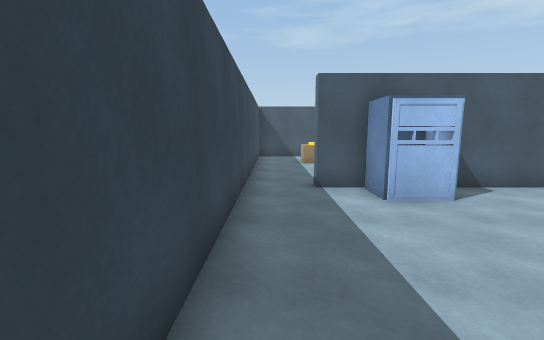
view 1 (above)

19 first-person views from a walk through a 3-D level made in the Unity game engine. The camera is 1.5 m above the floor, tilts 8° down and sees 90° across. The floor is counted in squares, 1 m on a side. Each view is taken from the middle of a square. On the plan, view 1 faces up. The plan holds only what a view shows up to about 14 squares ahead; the rest is blank. The place goes on beyond the plan. The player is left out.

view 2
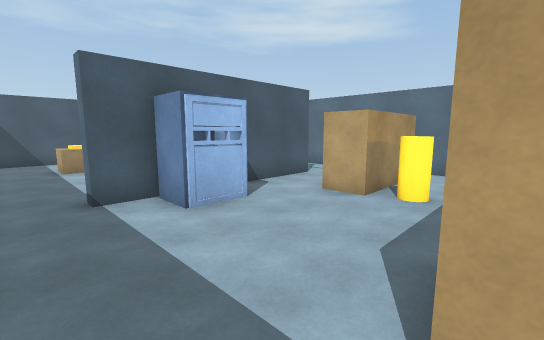

view 3
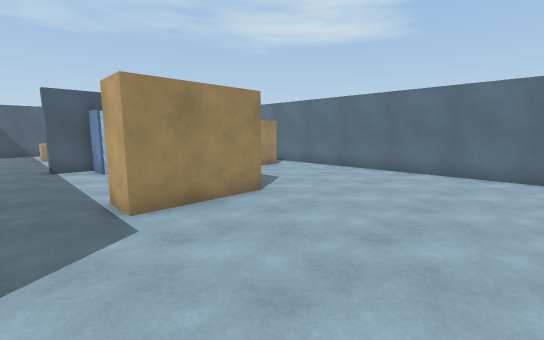

view 4
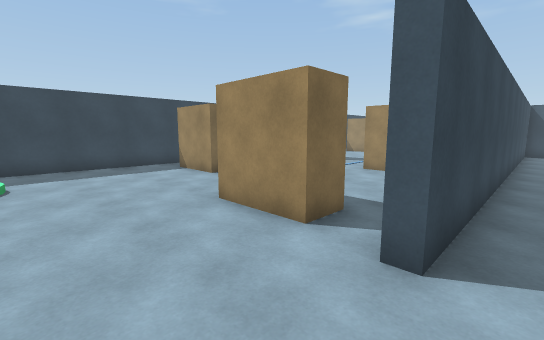

view 5
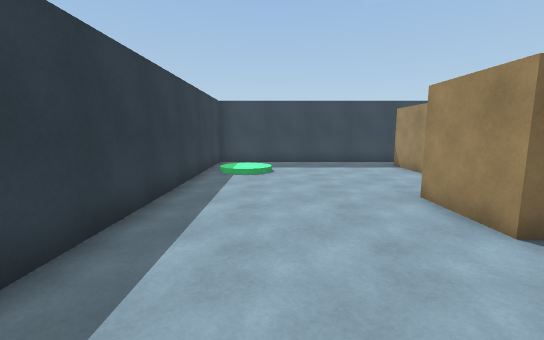

view 6
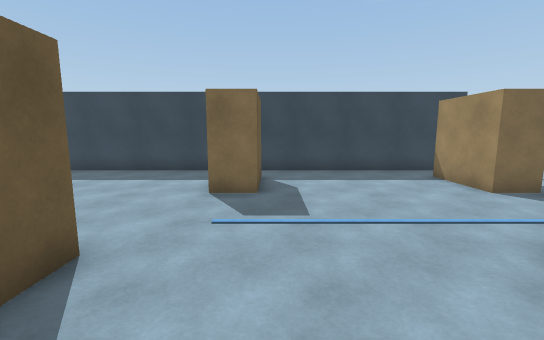

view 7
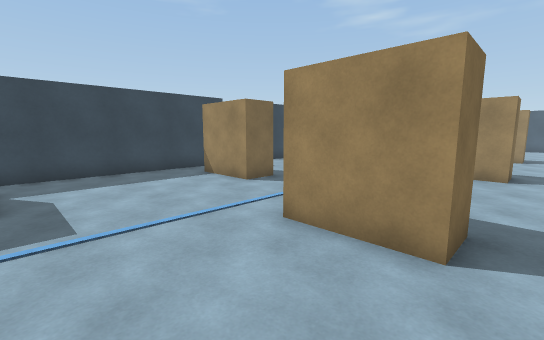

view 8
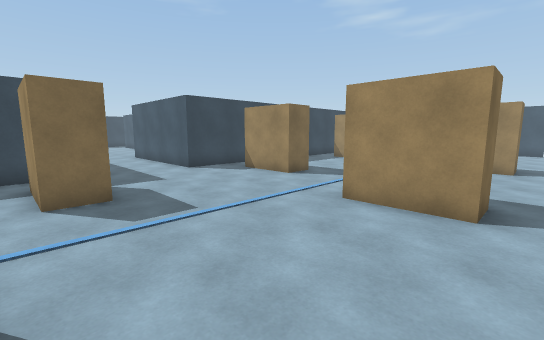

view 9
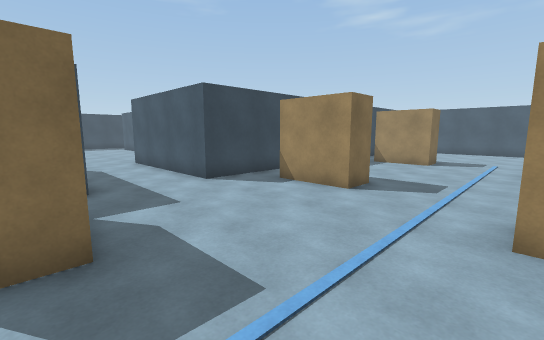

view 10
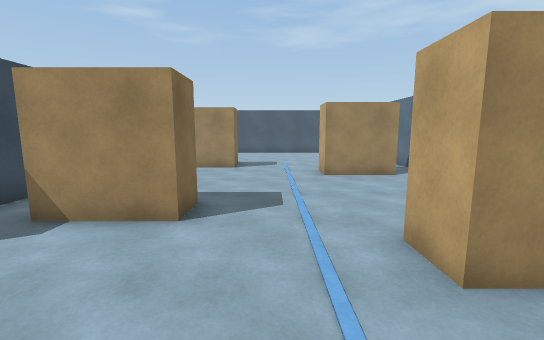

view 11
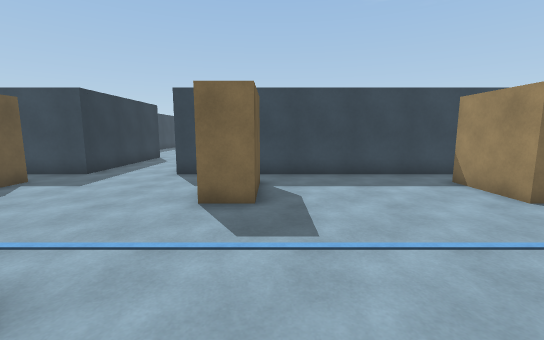

view 12
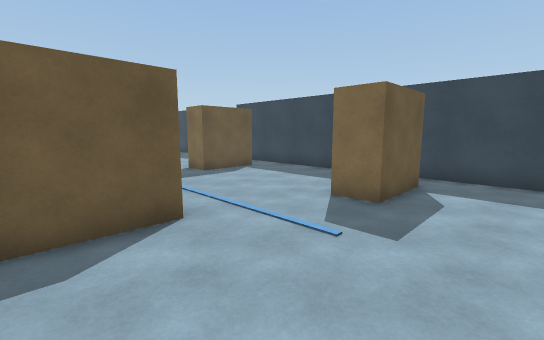

view 13
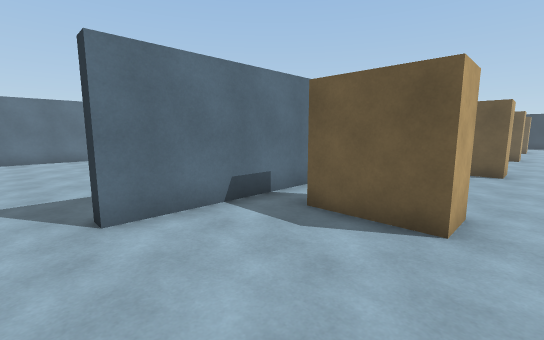

view 14
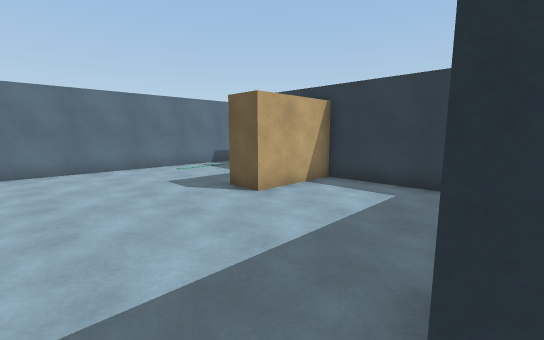

view 15
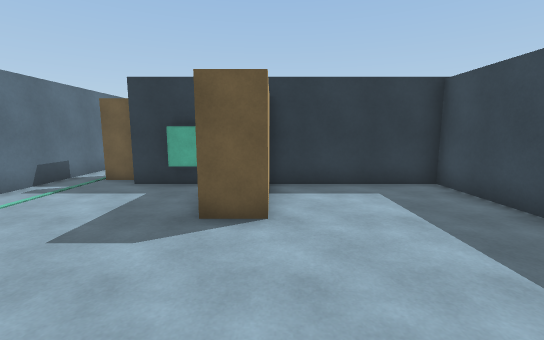

view 16
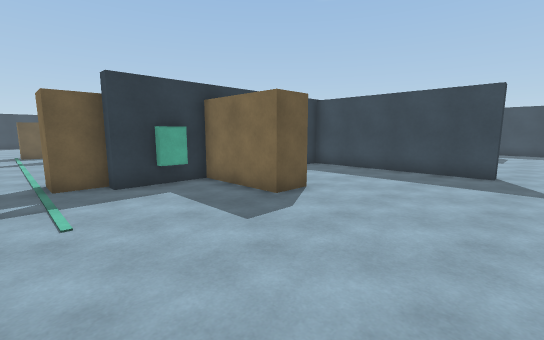

view 17
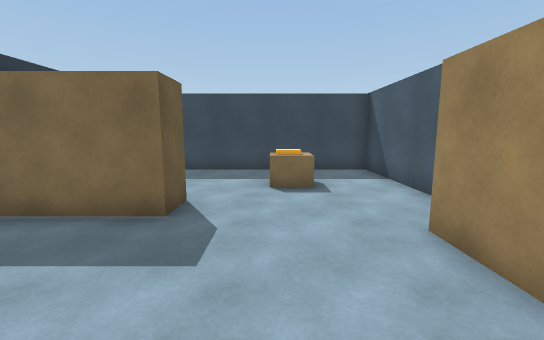

view 18
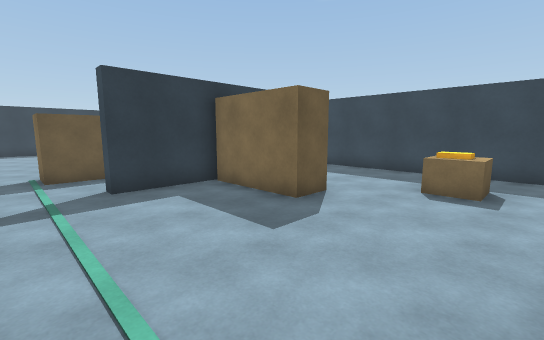

view 19
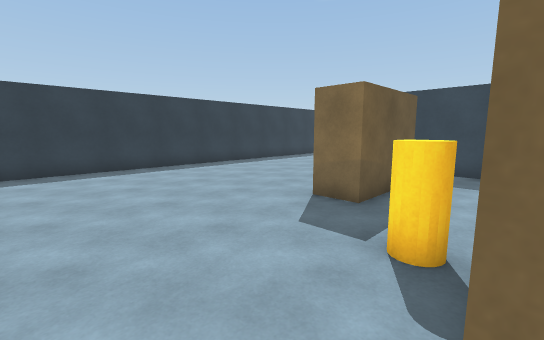

### Floor plan
Points are (right, up) in squares from view 1. A wall is a line through its corners. A room is listed if a view was taken in it or the views show most of it. See-through windows are left out.
Room 1 (views 1, 2, 19)
walls: (6, 3.9) (6, 5.1); (2.5, 7.3) (1.2, 7.3); (1.5, 0.1) (1.5, 1.3) (4.7, 1.3); (-0.8, 6.4) (-0.8, -0.5); (7.6, 5.1) (9.2, 5.1) (9.2, 3.9); (8.2, 7.3) (5, 7.3); (10.6, 3.4) (10.6, 4.4)
ways out: opening at (0.5, 0.5) to room 2; opening at (4.3, 3) to room 2; opening at (10, 4.5) to room 2; opening at (0.5, 7.5) to room 4; opening at (9.5, 7.5) to room 4
objects: other object (3, 6) to (4, 7)
Room 2 (views 3, 4, 5, 6, 7, 8, 9, 10, 11, 12, 13)
walls: (-0.8, -0.5) (-0.8, -2) (-1.2, -2); (-17.1, 9.4) (-12.6, 9.4) (-12.6, -7.6) (-1.4, -7.6); (4.7, 1.3) (4.7, 0.1) (1.5, 0.1); (-1.2, 18.8) (-1.2, 24); (9.2, 3.9) (6, 3.9); (1.6, -7.6) (10.1, -7.6); (-12.6, 25.1) (-12.6, 12.6) (-19, 12.6); (10.6, -5.1) (10.6, 3.4)
ways out: opening at (0.5, 0.5) to room 1; opening at (4.3, 3) to room 1; opening at (10, 4.5) to room 1; opening at (-1, 25) to room 3
objects: other object (-11, 1) to (-9, 2); other object (-11, 8) to (-9, 9); other object (-11, 15) to (-9, 16); other object (-11, 22) to (-9, 23); other object (-5, -1) to (-3, 0); other object (-5, 6) to (-3, 7); other object (-5, 13) to (-3, 14); other object (-5, 20) to (-3, 21); other object (6, 3) to (7, 3)
Room 3 (views 14, 15, 16)
walls: (6, 17.5) (6.9, 17.5); (-1.2, 24) (-0.8, 24) (-0.8, 17.2) (4.1, 17.2) (4.1, 20.4) (5.3, 20.4) (5.3, 17.2) (8, 17.2) (8, 16.6) (9.2, 16.6) (9.2, 15.4); (10.6, 15.4) (10.6, 25.1)
ways out: opening at (-1, 25) to room 2; opening at (10, 16) to room 4
Room 4 (views 17, 18)
walls: (4, 11.1) (5.3, 11.1) (5.3, 7.7) (8.2, 7.7) (8.2, 7.3); (7.8, 15.4) (6, 15.4); (3.8, 16.8) (-0.8, 16.8) (-0.8, 6.4); (10.6, 14.2) (10.6, 15.4); (1.2, 7.3) (1.2, 7.8); (10.6, 8.1) (10.6, 9.1)
ways out: opening at (0.5, 7.5) to room 1; opening at (9.5, 7.5) to room 1; opening at (10, 16) to room 3
objects: other object (2, 13) to (3, 14)

Positions as (right, up) in squares from view 1, and headings:
1: (0, 0), facing up
2: (0, 1), facing up-right
3: (0, -5), facing up-right
4: (0, -5), facing up-left
5: (1, -5), facing left
6: (-2, 2), facing left
7: (-2, 2), facing up-left
8: (-2, 7), facing up-left
9: (-5, 8), facing up-left
10: (-7, 10), facing up
11: (-3, 16), facing left
12: (-3, 25), facing down-left
13: (-6, 25), facing down-right
14: (-1, 25), facing down-right
15: (4, 25), facing down
16: (10, 25), facing down-left
17: (10, 13), facing left
18: (10, 15), facing down-left
19: (10, 4), facing down-left
